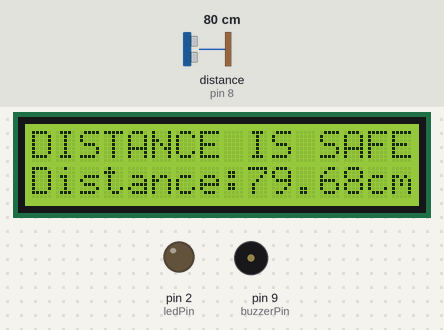
Bench run of a sketch on a simulated Arduino Uno, built with avr-gcc and run on an emulated ATmega328P. On the bench: 16×2 character LCD, output pins drawn as LEDs (lit = HIGH), buzzer (waves = sounding). Wiring (inferred from the names in the program): ultrasonic range finder: trigger pin 7; echo pin 8. Dashed ring = blinking. The test bench sets the inputs (shaded band); at power-on: distance to the obstacle (sensor on pin 8) 80 cm. The echo pulse lasts 58.3 µs per cm; pins used as bus, display or sensor lines are not drawn.

Above: at 1.2 s.
1.3 s: distance to the obstacle (sensor on pin 8) set to 17 cm
At 1.75 s:
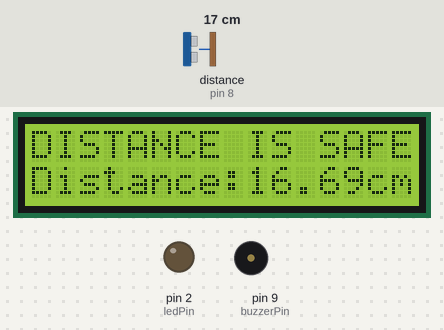
3.0 s: distance to the obstacle (sensor on pin 8) set to 13 cm
At 3.25 s:
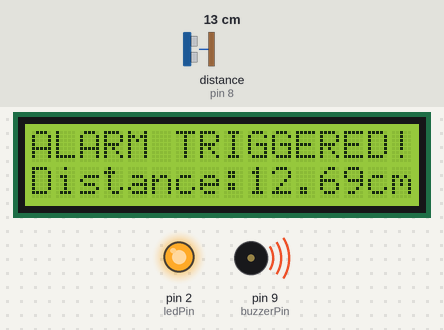
5.5 s: distance to the obstacle (sensor on pin 8) set to 9 cm
At 6.75 s:
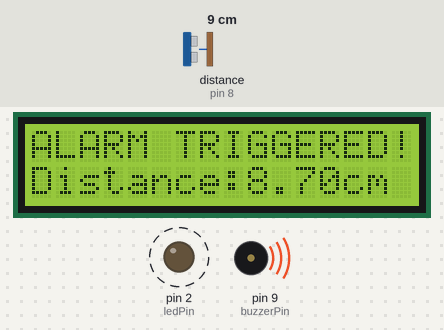
Timing chart, 0 to 14.5 s (numbered marks = the images above; inputs shaded):
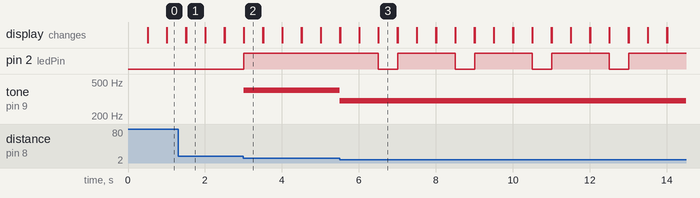

Measured:
- the behaviour switches between 16 and 15 cm on distance to the obstacle (sensor on pin 8) (found by bisection; images 1 and 2)
- the behaviour switches between 11 and 10 cm on distance to the obstacle (sensor on pin 8) (found by bisection; images 2 and 3)
- after the input at 1.3 s, the display: first differs from a run without the input after 0.21 s (image 1)
- after the input at 3.0 s, pin 2 (ledPin): LOW → HIGH at once; tone on pin 9 (buzzerPin): silent → 400 Hz at once; the display: first differs from a run without the input at once (image 2)
- after the input at 5.5 s, pin 2 (ledPin): alternates HIGH for 1.5 s and LOW for 0.50 s, starting after 1.0 s; tone on pin 9 (buzzerPin): 400 Hz → 300 Hz at once; the display: first differs from a run without the input at once (image 3)
- what the display in image 1 shows lasts 0.5 s, from 1.5 s to 2.0 s

The sketch:

Ultrasonic_Sensor_Alarm_Project.ino
```cpp
#include "AlarmFunctions.h"

unsigned long previousMillis = 0; // Store the last time the loop was updated
const long interval = 500;        //Time interval to update loop

void setup() {
    // Initialize LCD display
    lcd.begin(16, 2);

    // Configure LED
    pinMode(ledPin, OUTPUT);
    digitalWrite(ledPin, LOW);

    // Configure SR04 Ultrasonic Sensor
    pinMode(trigPin, OUTPUT);
    pinMode(echoPin, INPUT);
    Serial.begin(9600);

    // Configure passive buzzer
    pinMode(buzzerPin, OUTPUT);
}

void loop() {
    unsigned long currentMillis = millis();

    // Check if the interval has passed
    if (currentMillis - previousMillis >= interval) {
        previousMillis = currentMillis; // Save the last time the loop was updated

        // Clear LCD screen for new readings
        lcd.clear();

        // Get the distance measurement
        double distance = getDistance();

        // Check distance and trigger appropriate alarm
        if (distance <= 15.0) {
            alarmTriggered();
        } else {
            alarmInactive();
        }

        // Display the distance on the LCD
        displayLCD(distance);
    }
}
```

AlarmFunctions.h
```cpp
#include <LiquidCrystal.h>

// LCD display variables
const int rs = 12, en = 11, d4 = 6, d5 = 5, d6 = 4, d7 = 3;
LiquidCrystal lcd(rs, en, d4, d5, d6, d7);

// SR04 Ultrasonic Sensor variables
const int trigPin = 7;
const int echoPin = 8;
float duration, distance;

// LED variables
unsigned long previousLedTime = 0;
bool ledState = LOW;
const int ledPin = 2;

// Passive buzzer variables
const int buzzerPin = 9;

// Function to get distance from the ultrasonic sensor
double getDistance() {
    // Trigger the ultrasonic sensor
    digitalWrite(trigPin, LOW);
    delayMicroseconds(2);
    digitalWrite(trigPin, HIGH);
    delayMicroseconds(10);
    digitalWrite(trigPin, LOW);

    // Measure the time for the echo to return
    duration = pulseIn(echoPin, HIGH);

    // Calculate the distance based on the time
    distance = (duration * 0.0343) / 2;
    return distance;
}

// Function to handle inactive alarm state
void alarmInactive() {
    lcd.setCursor(0, 0);
    lcd.print("DISTANCE IS SAFE ");
    digitalWrite(ledPin, LOW);
    noTone(buzzerPin);
}

// Function to blink the LED at a defined speed
void ledBlink(int periodMs) {
    if (millis() - previousLedTime >= periodMs) {
        previousLedTime = millis();
        ledState = !ledState;
        digitalWrite(ledPin, ledState);
    }
}

// Function to handle triggered alarm state
void alarmTriggered() {
    lcd.setCursor(0, 0);
    lcd.print("ALARM TRIGGERED!");

    if (distance <= 15.0) {
        digitalWrite(ledPin, HIGH);
        tone(buzzerPin, 400);
    }

    if (distance <= 10.0 && distance > 5.0) {
        ledBlink(600);
        tone(buzzerPin, 300);
    }
    else if (distance <= 5.0) {
        ledBlink(200);
        tone(buzzerPin, 200);
    }
}

// Function to display distance on the LCD
void displayLCD(double distance) {
    lcd.setCursor(0, 1);
    lcd.print("Distance:");
    lcd.print(distance);
    lcd.print("cm");
}
```
